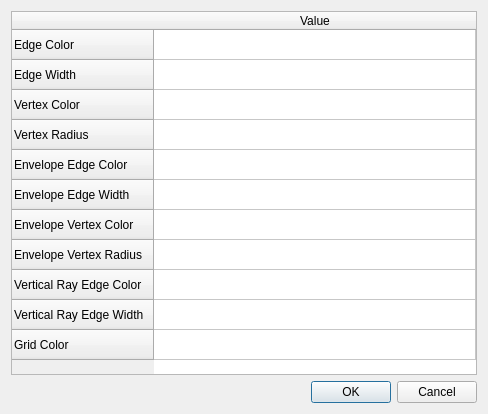
<?xml version="1.0" encoding="UTF-8"?>
<ui version="4.0">
 <class>ArrangementDemoPropertiesDialog</class>
 <widget class="QDialog" name="ArrangementDemoPropertiesDialog">
  <property name="geometry">
   <rect>
    <x>0</x>
    <y>0</y>
    <width>488</width>
    <height>414</height>
   </rect>
  </property>
  <property name="windowTitle">
   <string>Dialog</string>
  </property>
  <layout class="QGridLayout" name="gridLayout">
   <item row="0" column="0">
    <widget class="QTableWidget" name="tableWidget">
     <property name="sizePolicy">
      <sizepolicy hsizetype="Expanding" vsizetype="Expanding">
       <horstretch>0</horstretch>
       <verstretch>0</verstretch>
      </sizepolicy>
     </property>
     <attribute name="horizontalHeaderStretchLastSection">
      <bool>true</bool>
     </attribute>
     <attribute name="verticalHeaderStretchLastSection">
      <bool>false</bool>
     </attribute>
     <row>
      <property name="text">
       <string>Edge Color</string>
      </property>
     </row>
     <row>
      <property name="text">
       <string>Edge Width</string>
      </property>
     </row>
     <row>
      <property name="text">
       <string>Vertex Color</string>
      </property>
     </row>
     <row>
      <property name="text">
       <string>Vertex Radius</string>
      </property>
     </row>
     <row>
      <property name="text">
       <string>Envelope Edge Color</string>
      </property>
     </row>
     <row>
      <property name="text">
       <string>Envelope Edge Width</string>
      </property>
     </row>
     <row>
      <property name="text">
       <string>Envelope Vertex Color</string>
      </property>
     </row>
     <row>
      <property name="text">
       <string>Envelope Vertex Radius</string>
      </property>
     </row>
     <row>
      <property name="text">
       <string>Vertical Ray Edge Color</string>
      </property>
     </row>
     <row>
      <property name="text">
       <string>Vertical Ray Edge Width</string>
      </property>
     </row>
     <row>
      <property name="text">
       <string>Grid Color</string>
      </property>
     </row>
     <column>
      <property name="text">
       <string>Value</string>
      </property>
     </column>
    </widget>
   </item>
   <item row="1" column="0">
    <widget class="QDialogButtonBox" name="buttonBox">
     <property name="orientation">
      <enum>Qt::Horizontal</enum>
     </property>
     <property name="standardButtons">
      <set>QDialogButtonBox::Cancel|QDialogButtonBox::Ok</set>
     </property>
    </widget>
   </item>
  </layout>
 </widget>
 <resources/>
 <connections>
  <connection>
   <sender>buttonBox</sender>
   <signal>accepted()</signal>
   <receiver>ArrangementDemoPropertiesDialog</receiver>
   <slot>accept()</slot>
   <hints>
    <hint type="sourcelabel">
     <x>248</x>
     <y>254</y>
    </hint>
    <hint type="destinationlabel">
     <x>157</x>
     <y>274</y>
    </hint>
   </hints>
  </connection>
  <connection>
   <sender>buttonBox</sender>
   <signal>rejected()</signal>
   <receiver>ArrangementDemoPropertiesDialog</receiver>
   <slot>reject()</slot>
   <hints>
    <hint type="sourcelabel">
     <x>316</x>
     <y>260</y>
    </hint>
    <hint type="destinationlabel">
     <x>286</x>
     <y>274</y>
    </hint>
   </hints>
  </connection>
 </connections>
</ui>
